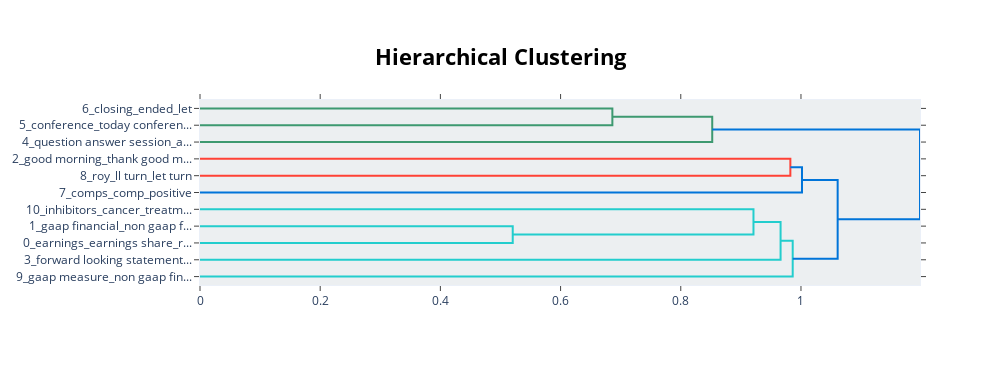

Notebook cell for this chart:
### Code cell
topic_model.visualize_hierarchy()

### Figure 1 — Plotly figure (JSON) as saved in the notebook; plotly's stock layout.template omitted (floating-point values rounded to 4 significant figures)
{"data": [{"hoverinfo": "text", "marker": {"color": "rgb(61,153,112)"}, "mode": "lines", "type": "scatter", "x": [0, 0.6862, 0.6862, 0], "xaxis": "x", "y": [-5, -5, -15, -15], "yaxis": "y"}, {"hoverinfo": "text", "marker": {"color": "rgb(61,153,112)"}, "mode": "lines", "type": "scatter", "x": [0.6862, 0.8523, 0.8523, 0], "xaxis": "x", "y": [-10, -10, -25, -25], "yaxis": "y"}, {"hoverinfo": "text", "marker": {"color": "rgb(255,65,54)"}, "mode": "lines", "type": "scatter", "x": [0, 0.9823, 0.9823, 0], "xaxis": "x", "y": [-35, -35, -45, -45], "yaxis": "y"}, {"hoverinfo": "text", "marker": {"color": "rgb(0,116,217)"}, "mode": "lines", "type": "scatter", "x": [0.9823, 1.002, 1.002, 0], "xaxis": "x", "y": [-40, -40, -55, -55], "yaxis": "y"}, {"hoverinfo": "text", "marker": {"color": "rgb(35,205,205)"}, "mode": "lines", "type": "scatter", "x": [0, 0.5204, 0.5204, 0], "xaxis": "x", "y": [-75, -75, -85, -85], "yaxis": "y"}, {"hoverinfo": "text", "marker": {"color": "rgb(35,205,205)"}, "mode": "lines", "type": "scatter", "x": [0, 0.921, 0.921, 0.5204], "xaxis": "x", "y": [-65, -65, -80, -80], "yaxis": "y"}, {"hoverinfo": "text", "marker": {"color": "rgb(35,205,205)"}, "mode": "lines", "type": "scatter", "x": [0.921, 0.966, 0.966, 0], "xaxis": "x", "y": [-72.5, -72.5, -95, -95], "yaxis": "y"}, {"hoverinfo": "text", "marker": {"color": "rgb(35,205,205)"}, "mode": "lines", "type": "scatter", "x": [0.966, 0.9862, 0.9862, 0], "xaxis": "x", "y": [-83.75, -83.75, -105, -105], "yaxis": "y"}, {"hoverinfo": "text", "marker": {"color": "rgb(0,116,217)"}, "mode": "lines", "type": "scatter", "x": [1.002, 1.061, 1.061, 0.9862], "xaxis": "x", "y": [-47.5, -47.5, -94.38, -94.38], "yaxis": "y"}, {"hoverinfo": "text", "marker": {"color": "rgb(0,116,217)"}, "mode": "lines", "type": "scatter", "x": [0.8523, 1.198, 1.198, 1.061], "xaxis": "x", "y": [-17.5, -17.5, -70.94, -70.94], "yaxis": "y"}], "layout": {"autosize": false, "height": 365, "hoverlabel": {"bgcolor": "white", "font": {"family": "Rockwell", "size": 16}}, "hovermode": "closest", "plot_bgcolor": "#ECEFF1", "showlegend": false, "title": {"font": {"color": "Black", "size": 22}, "text": "<b>Hierarchical Clustering</b>", "x": 0.5, "xanchor": "center", "yanchor": "top"}, "width": 1000, "xaxis": {"mirror": "allticks", "rangemode": "tozero", "showgrid": false, "showline": true, "showticklabels": true, "ticks": "outside", "type": "linear", "zeroline": false}, "yaxis": {"mirror": "allticks", "range": [-110, 0], "rangemode": "tozero", "showgrid": false, "showline": true, "showticklabels": true, "tickmode": "array", "ticks": "outside", "ticktext": ["6_closing_ended_let", "5_conference_today conferen...", "4_question answer session_a...", "2_good morning_thank good m...", "8_roy_ll turn_let turn", "7_comps_comp_positive", "10_inhibitors_cancer_treatm...", "1_gaap financial_non gaap f...", "0_earnings_earnings share_r...", "3_forward looking statement...", "9_gaap measure_non gaap fin..."], "tickvals": [-5, -15, -25, -35, -45, -55, -65, -75, -85, -95, -105], "type": "linear", "zeroline": false}}}
